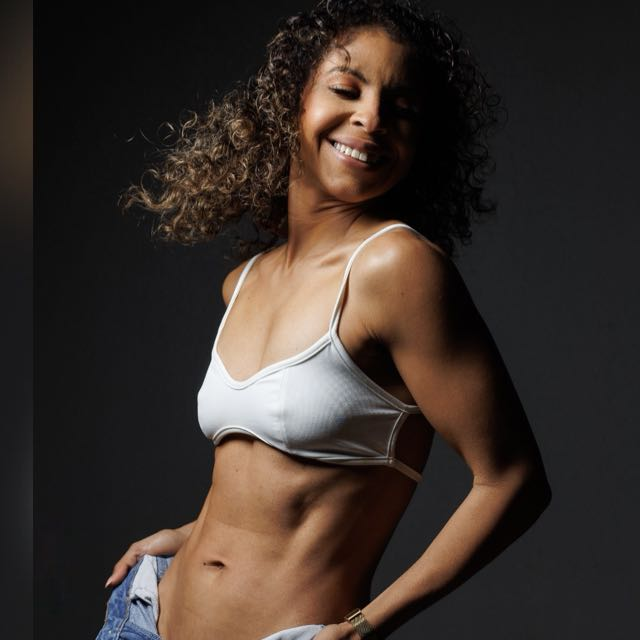
#> input picture app/painel/foto-marlene.jpg, 640 x 640 px, given in place of logo-icon-light.png, which was not available; the run also reads 1 picture not shown here
$ python gerar-icones-og.py
#> lines starting #> are read from the running program, lines starting #| are printed output that depends on the picture; after the words box and inside, x2 and y2 are one past the last pixel; in counts of white or black regions, pixels touching at a corner belong together; pictures that were not available may be replaced by others from this repository, and a replacement may not be noted
"""Gera os icones da Intus (aba do navegador, tela inicial do celular, app instalado) e as imagens de pre-visualizacao de links
(WhatsApp, Instagram, Facebook, X, Telegram, Google).
Saida: marca/icons/*, marca/og/teste-gratis.jpg e marca/og/site.jpg (1200x630), alem dos icones nas pastas que as paginas ja usam.
Fontes: app/painel/logo-icon-light.png, app/painel/logo-intus-dark.png (marca em claro, para fundo escuro) e as fotos dos profissionais.
Uso: python tools/marca/gerar-icones-og.py
A pasta img/ nao vai para o git (guarda upload), por isso tudo mora em marca/, que e versionada e publicada pelo deploy.
"""
import os, shutil
from PIL import Image, ImageDraw, ImageFont, ImageFilter

RAIZ = os.path.abspath(os.path.join(os.path.dirname(__file__), '..', '..'))
PAINEL = os.path.join(RAIZ, 'app', 'painel')
ICONES = os.path.join(RAIZ, 'marca', 'icons')
OG = os.path.join(RAIZ, 'marca', 'og')
os.makedirs(ICONES, exist_ok=True); os.makedirs(OG, exist_ok=True)
FUNDO = (10, 10, 10)
VERDE = (127, 255, 0)

simbolo = Image.open(os.path.join(PAINEL, 'logo-icon-light.png')).convert('RGBA')
simbolo = simbolo.crop(simbolo.split()[-1].getbbox())
marca = Image.open(os.path.join(PAINEL, 'logo-intus-dark.png')).convert('RGBA')
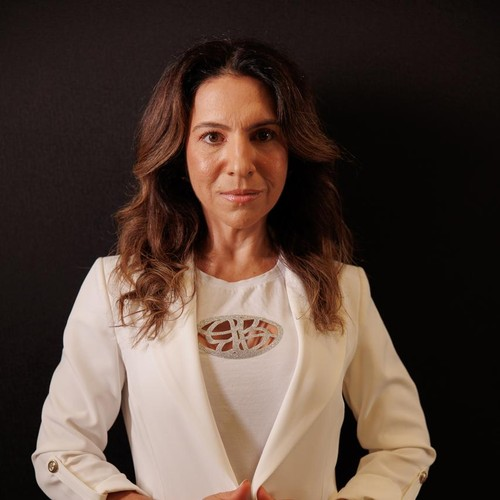
#> input picture app/painel/foto-rosangela.jpg, 500 x 500 px, given in place of logo-intus-dark.png, which was not available
marca = marca.crop(marca.split()[-1].getbbox())


def brilho(tam, cx, cy, raio, cor, alfa):
    camada = Image.new('RGBA', tam, (0, 0, 0, 0))
    ImageDraw.Draw(camada).ellipse((cx - raio, cy - raio, cx + raio, cy + raio), fill=cor + (alfa,))
    return camada.filter(ImageFilter.GaussianBlur(raio / 2.4))


def icone(tam, arredondado=True, margem=0.2):
    base = Image.new('RGBA', (tam, tam), FUNDO + (255,))
    base.alpha_composite(brilho((tam, tam), int(tam * .92), int(tam * .08), int(tam * .5), VERDE, 46))
    alvo = int(tam * (1 - 2 * margem))
    s = simbolo.copy(); s.thumbnail((alvo, alvo), Image.LANCZOS)
    base.alpha_composite(s, ((tam - s.width) // 2, (tam - s.height) // 2))
    if arredondado:
        m = Image.new('L', (tam, tam), 0)
        ImageDraw.Draw(m).rounded_rectangle((0, 0, tam - 1, tam - 1), radius=int(tam * .22), fill=255)
        saida = Image.new('RGBA', (tam, tam), (0, 0, 0, 0)); saida.paste(base, (0, 0), m)
        return saida
    return base


def gravar_icones():
    for nome, tam, arred, marg in [('icon-512.png', 512, True, .2), ('icon-192.png', 192, True, .2), ('icon-32.png', 32, True, .14), ('icon-16.png', 16, True, .12), ('apple-touch-icon.png', 180, False, .2)]:
        icone(tam, arred, marg).save(os.path.join(ICONES, nome), optimize=True)
    icone(512, False, .3).save(os.path.join(ICONES, 'icon-maskable-512.png'), optimize=True)   # Android recorta em circulo: area segura maior
#> in brilho (call 6), `return camada.filter(ImageFilter.GaussianBlur(raio / 2.4))`:
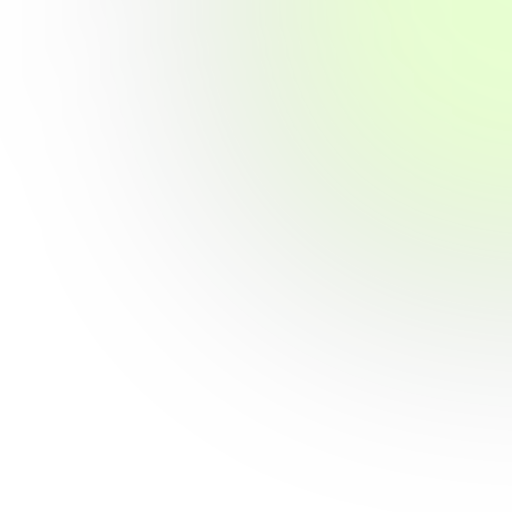
#> returned value: PIL image 512x512 RGBA; mean R, G, B, A 35.9, 72.1, 0, 13; transparent parts drawn white
    ico = [icone(s, True, .14 if s <= 32 else .18) for s in (16, 32, 48)]
#> in brilho (call 7), `camada = Image.new('RGBA', tam, (0, 0, 0, 0))`: camada: PIL image 16x16 RGBA; every value is 0
#> in icone (call 7), `m = Image.new('L', (tam, tam), 0)`: m: PIL image 16x16 L; every value is 0
#> in icone (call 7), `ImageDraw.Draw(m).rounded_rectangle((0, 0, tam - 1, tam - 1), radius=i..`:
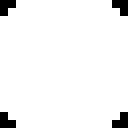
#> m: PIL image 16x16 L (shown 8 times larger); 95.3% white; black in thin lines or dots
#> in brilho (call 8), `camada = Image.new('RGBA', tam, (0, 0, 0, 0))`: camada: PIL image 32x32 RGBA; every value is 0
#> in icone (call 8), `m = Image.new('L', (tam, tam), 0)`: m: PIL image 32x32 L; every value is 0
#> in icone (call 8), `ImageDraw.Draw(m).rounded_rectangle((0, 0, tam - 1, tam - 1), radius=i..`: m: PIL image 32x32 L; 95.3% white; 4 black regions (4 under 20 px)
#> in brilho (call 9), `camada = Image.new('RGBA', tam, (0, 0, 0, 0))`: camada: PIL image 48x48 RGBA; every value is 0
#> in icone (call 9), `m = Image.new('L', (tam, tam), 0)`: m: PIL image 48x48 L; every value is 0
#> in icone (call 9), `ImageDraw.Draw(m).rounded_rectangle((0, 0, tam - 1, tam - 1), radius=i..`: m: PIL image 48x48 L; 96% white; 4 black regions, box (x1, y1, x2, y2) and area: (0, 0, 7, 7) 23, (41, 0, 48, 7) 23, (0, 41, 7, 48) 23, (41, 41, 48, 48) 23
#> in icone (call 9), `saida.paste(base, (0, 0), m)`:
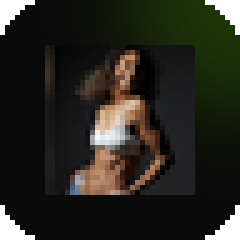
#> saida: PIL image 48x48 RGBA (shown 5 times larger); mean R, G, B, A 30.8, 29.7, 22.1, 244.8; transparent parts drawn white
#> ico = 3 items
    ico[2].save(os.path.join(ICONES, 'favicon.ico'), sizes=[(16, 16), (32, 32), (48, 48)], append_images=ico[:2])
    # os endereços que o site e o painel ja usam (favicon.ico, favicon-192.png, apple-touch-icon) passam a mostrar a marca inteira
    for pasta in (RAIZ, PAINEL):
        shutil.copy(os.path.join(ICONES, 'favicon.ico'), os.path.join(pasta, 'favicon.ico'))
        shutil.copy(os.path.join(ICONES, 'icon-192.png'), os.path.join(pasta, 'favicon-192.png'))
    for nome in ('icon-192.png', 'icon-512.png', 'icon-maskable-512.png', 'apple-touch-icon.png'):
        shutil.copy(os.path.join(ICONES, nome), os.path.join(PAINEL, nome))


def fonte(nome, tam):
    return ImageFont.truetype('C:/Windows/Fonts/' + nome, tam)


def foto_retrato(arquivo, w, h, raio=26):
    f = Image.open(os.path.join(PAINEL, arquivo)).convert('RGB')
    lado = min(f.size); esq = (f.width - lado) // 2
    f = f.crop((esq, 0, esq + lado, lado))
    fw = int(lado * w / h)   # retrato: corta dos lados, mantem o rosto inteiro
    f = f.crop(((lado - fw) // 2, 0, (lado - fw) // 2 + fw, lado)).resize((w, h), Image.LANCZOS)
    m = Image.new('L', (w, h), 0); ImageDraw.Draw(m).rounded_rectangle((0, 0, w - 1, h - 1), radius=raio, fill=255)
    borda = Image.new('RGBA', (w + 8, h + 8), (0, 0, 0, 0))
    ImageDraw.Draw(borda).rounded_rectangle((0, 0, w + 7, h + 7), radius=raio + 4, fill=VERDE + (255,))
    return f, m, borda


def quebrar(d, texto, fnt, largura):
    linhas, atual = [], ''
    for p in texto.split():
        t = (atual + ' ' + p).strip()
        if d.textlength(t, font=fnt) <= largura: atual = t
        else: linhas.append(atual); atual = p
    if atual: linhas.append(atual)
    return linhas


def og_base():
    W, H = 1200, 630
    img = Image.new('RGBA', (W, H), FUNDO + (255,))
    img.alpha_composite(brilho((W, H), 1100, 60, 430, VERDE, 38))
#> in brilho (call 10), `camada = Image.new('RGBA', tam, (0, 0, 0, 0))`: camada: PIL image 1200x630 RGBA; every value is 0
#> in brilho (call 10), `ImageDraw.Draw(camada).ellipse((cx - raio, cy - raio, cx + raio, cy + ..`:
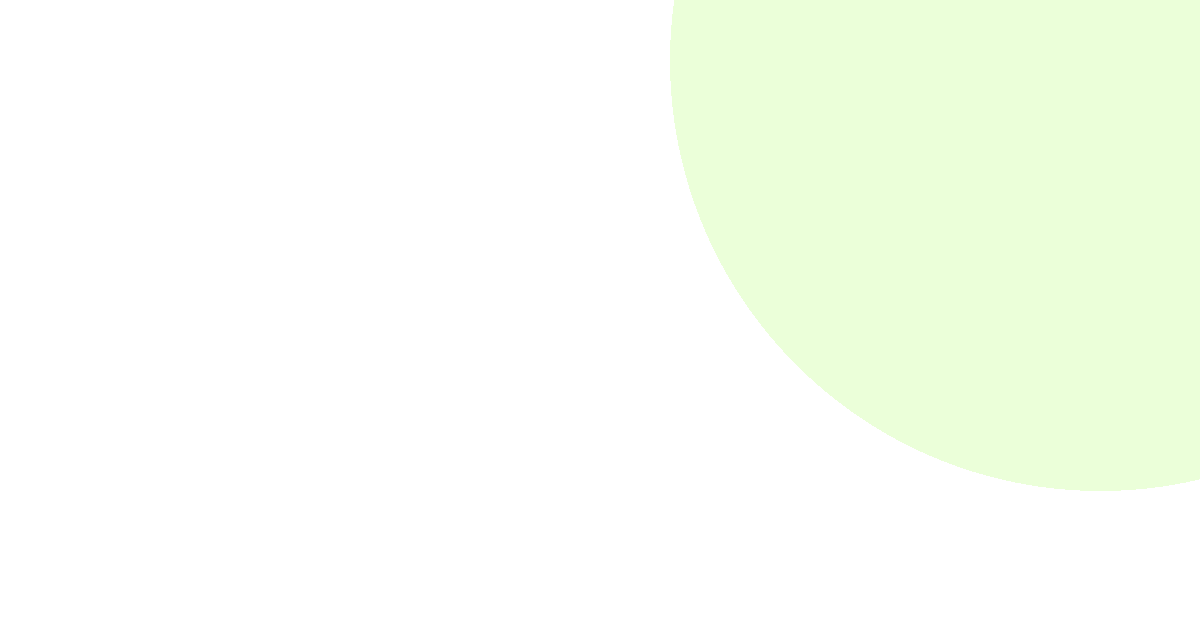
#> camada: PIL image 1200x630 RGBA; mean R, G, B, A 36.9, 74.2, 0, 11.1; transparent parts drawn white
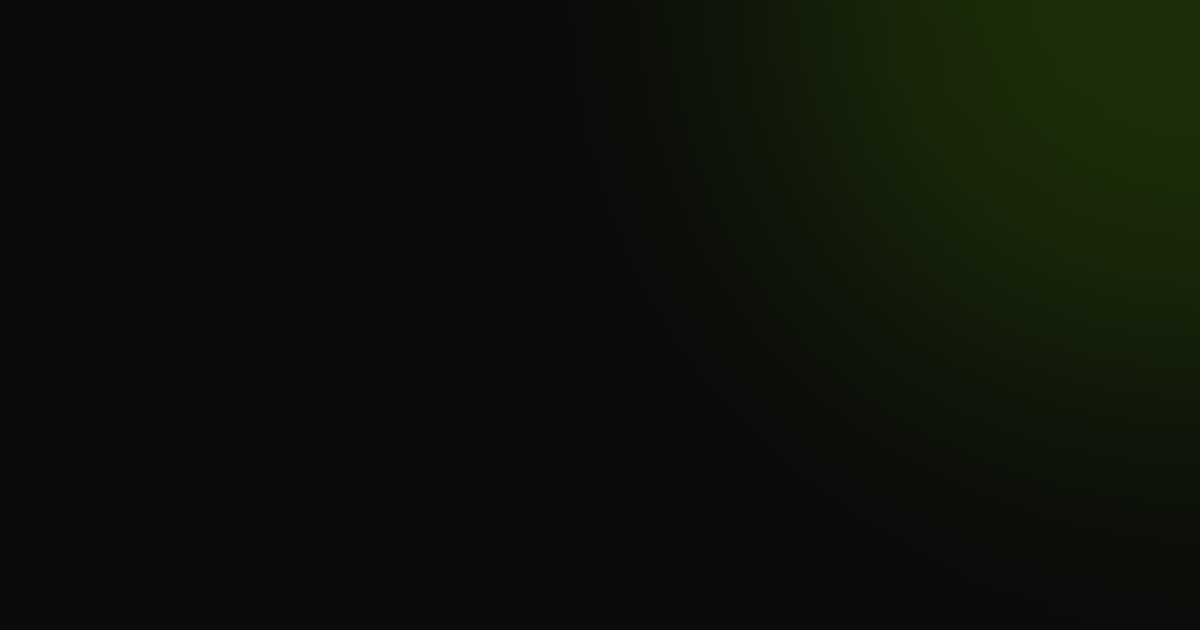
#> img: PIL image 1200x630 RGBA; mean R, G, B, A 13.1, 16.6, 9.6, 255
    img.alpha_composite(brilho((W, H), 30, 650, 360, VERDE, 22))
#> in brilho (call 11), `ImageDraw.Draw(camada).ellipse((cx - raio, cy - raio, cx + raio, cy + ..`:
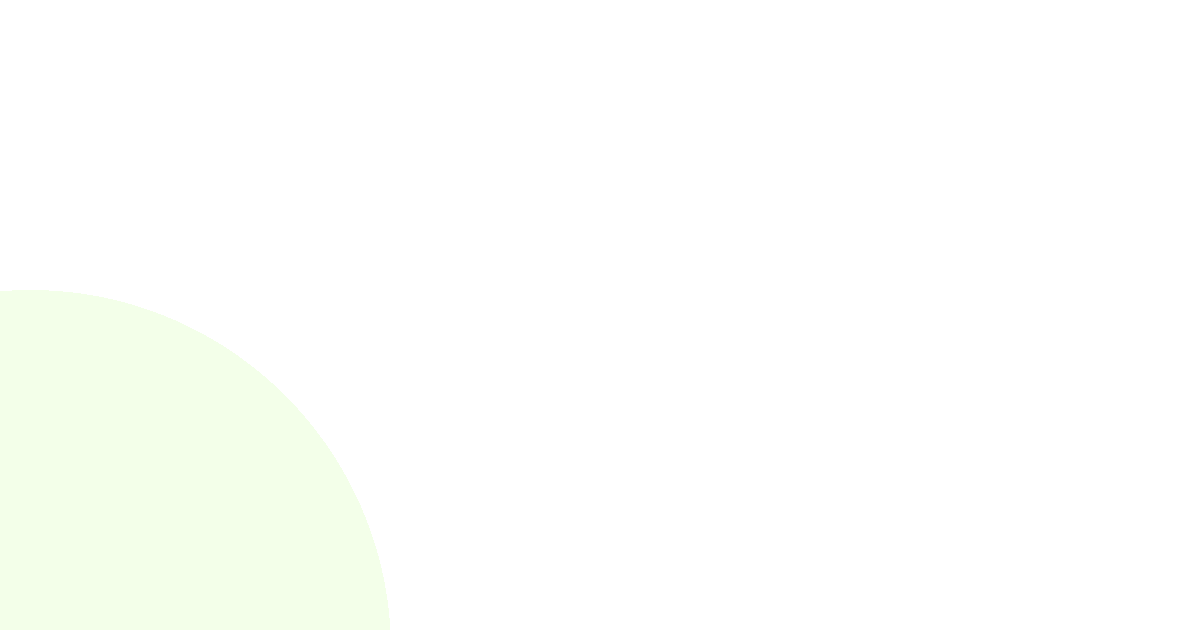
#> camada: PIL image 1200x630 RGBA; mean R, G, B, A 17.6, 35.4, 0, 3.1; transparent parts drawn white
    return img, ImageDraw.Draw(img), W, H


def og_teste_gratis():
    img, d, W, H = og_base()
#> W = 1200; H = 630
    lg = marca.copy(); lg.thumbnail((330, 110), Image.LANCZOS)
    img.alpha_composite(lg, (64, 52))
    # selo
    f_selo = fonte('segoeuib.ttf', 25)
    txt = 'TESTE GRÁTIS DE 3 DIAS'
    tw = int(d.textlength(txt, font=f_selo))
#> tw = 309
    d.rounded_rectangle((64, 176, 64 + tw + 44, 176 + 52), radius=26, fill=VERDE)
    d.text((64 + 22, 176 + 8), txt, font=f_selo, fill=(10, 20, 0))
    # titulo
    f_t = fonte('seguibl.ttf', 56)
    y = 258
    for linha, cor in (('Treine com', (255, 255, 255)), ('acompanhamento', (255, 255, 255)), ('profissional de verdade', VERDE)):
        d.text((64, y), linha, font=f_t, fill=cor)
        y += 70
#> after the loop, y = 468
    f_s = fonte('segoeui.ttf', 28)
    d.text((64, y + 14), 'Acesso ao app agora. Sem cartão, sem compromisso.', font=f_s, fill=(190, 190, 190))
    d.text((64, H - 62), 'intusfit.com.br', font=fonte('segoeuib.ttf', 26), fill=VERDE)
    # profissionais
    pw, ph = 180, 290
    for i, (arq, nome, cargo) in enumerate((('foto-luiz.jpg', 'Luiz Nunes', 'Personal Trainer'), ('foto-ricardo.jpg', 'Ricardo Schmoeller', 'Personal Trainer'))):
        f, m, borda = foto_retrato(arq, pw, ph)
        x = 776 + i * (pw + 28)
        y0 = 130
        img.alpha_composite(borda, (x - 4, y0 - 4))
        img.paste(f, (x, y0), m)
        fn = fonte('segoeuib.ttf', 21)
        linhas = quebrar(d, nome, fn, pw + 20)
#> linhas = ['Luiz Nunes']
        for k, linha in enumerate(linhas):
            d.text((x, y0 + ph + 16 + k * 26), linha, font=fn, fill=(255, 255, 255))
#> this loop made 1 pass
        d.text((x, y0 + ph + 16 + len(linhas) * 26), cargo, font=fonte('segoeui.ttf', 18), fill=(170, 170, 170))
    img.convert('RGB').save(os.path.join(OG, 'teste-gratis.jpg'), quality=88, optimize=True, progressive=True)


def og_site():
    img, d, W, H = og_base()
#> W = 1200; H = 630
    lg = marca.copy(); lg.thumbnail((700, 240), Image.LANCZOS)
    img.alpha_composite(lg, (70, 110))
    d.text((70, 340), 'Te levamos ao próximo nível', font=fonte('seguibl.ttf', 58), fill=(255, 255, 255))
    d.text((70, 422), 'Consultoria online de treino e nutrição.', font=fonte('segoeui.ttf', 32), fill=(200, 200, 200))
    d.text((70, 472), 'Do iniciante ao atleta.', font=fonte('segoeuib.ttf', 32), fill=VERDE)
    d.text((70, H - 62), 'intusfit.com.br', font=fonte('segoeuib.ttf', 26), fill=(170, 170, 170))
    img.convert('RGB').save(os.path.join(OG, 'site.jpg'), quality=88, optimize=True, progressive=True)


gravar_icones()
og_teste_gratis()
og_site()
for nome in sorted(os.listdir(OG)):
    print(nome, os.path.getsize(os.path.join(OG, nome)) // 1024, 'KB')
